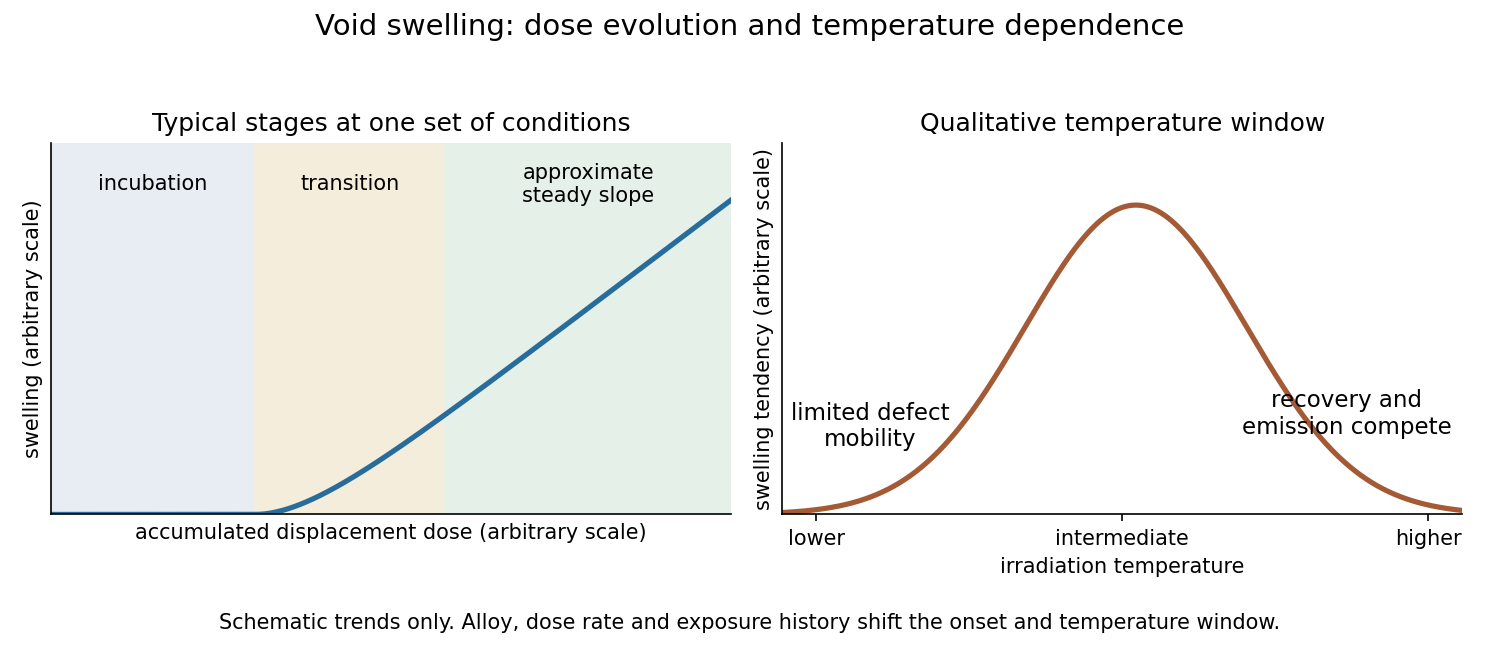

The Python source for this figure:
"""Qualitative illustrations only: no measured steel data or fitted parameters."""
from pathlib import Path
import numpy as np
import matplotlib.pyplot as plt

fig,axs=plt.subplots(1,2,figsize=(10,4.3),dpi=150)
dose=np.linspace(0,1,600)
def curve(x,onset,tau,slope):
    z=np.maximum(x-onset,0)
    return slope*(z-tau*(1-np.exp(-z/tau)))
ax=axs[0]
ax.axvspan(0,.30,color="#e7edf2")
ax.axvspan(.30,.58,color="#f5eddb")
ax.axvspan(.58,1,color="#e5f0e9")
ax.plot(dose,curve(dose,.30,.09,1),color="#286c9b",lw=2.5)
for x,label in [(.15,"incubation"),(.44,"transition"),(.79,"approximate\nsteady slope")]:
    ax.text(x,.64,label,ha="center",va="center",fontsize=10)
ax.set(xlim=(0,1),ylim=(0,.72),xlabel="accumulated displacement dose (arbitrary scale)",
       ylabel="swelling (arbitrary scale)",title="Typical stages at one set of conditions",
       xticks=[],yticks=[])
ax.spines[["top","right"]].set_visible(False)
ax=axs[1]
temperature=np.linspace(0,1,600)
response=np.exp(-((temperature-.52)/.23)**2)
ax.plot(temperature,response,color="#a35a35",lw=2.5)
ax.text(.13,.22,"limited defect\nmobility",ha="center",fontsize=11)
ax.text(.83,.26,"recovery and\nemission compete",ha="center",fontsize=11)
ax.set(xlim=(0,1),ylim=(0,1.2),xlabel="irradiation temperature",
       ylabel="swelling tendency (arbitrary scale)",
       title="Qualitative temperature window",xticks=[.05,.5,.95],
       xticklabels=["lower","intermediate","higher"],yticks=[])
ax.spines[["top","right"]].set_visible(False)
fig.suptitle("Void swelling: dose evolution and temperature dependence",fontsize=14)
fig.text(.5,.025,"Schematic trends only. Alloy, dose rate and exposure history shift the onset and temperature window.",
         ha="center",fontsize=10)
fig.tight_layout(rect=(0,.07,1,.94))
fig.savefig(Path(__file__).with_suffix(".png").name,facecolor="white")
